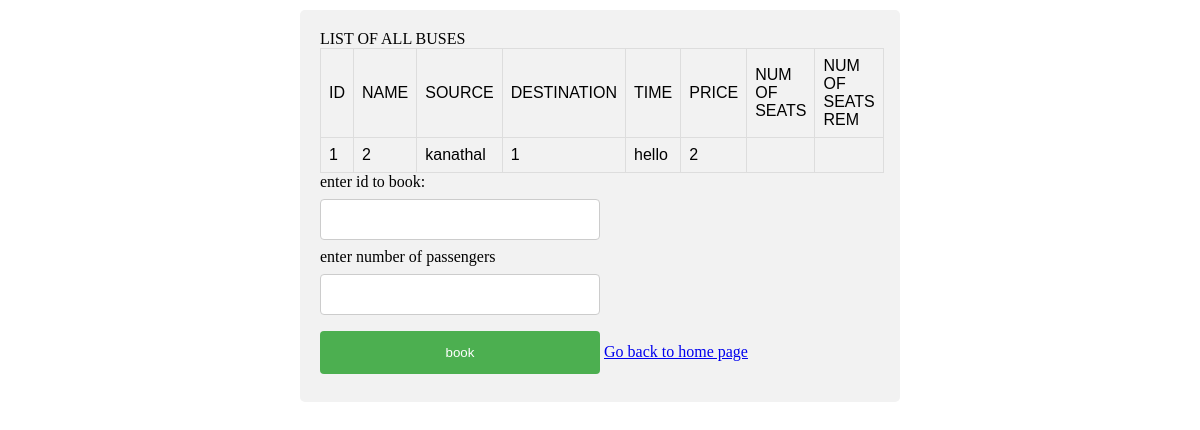
Page /userbookinglist.html (signed in) on the committed database.
### tables this page shows
CREATE TABLE "book" (
	`bookid`	INTEGER,
	`busid`	TEXT,
	`busname`	TEXT,
	`userid`	TEXT,
	`username`	TEXT,
	`nopass`	TEXT,
	PRIMARY KEY(`bookid`)
);

### app.py (the view)
@app.route('/userbookinglist.html')
def userbookinglist():
    username = session['username']
    pw = session['password']
    con = sql.connect("database.db")
    con.row_factory = sql.Row
    flag = 1  # to prevent find form from displaying
    cur = con.cursor()
    cur.execute("select * from user where name=(?) AND pass=(?)", (username, pw))
    row = cur.fetchone();
    userid = row[0]
    cur.execute("select * from book where userid=(?)", (userid,))
    rows = cur.fetchall();
    msg = "LIST OF ALL BUSES"
    return render_template("list.html", rows=rows, msg=msg, user=username, fl=flag)

### templates/list.html (shortened to what this page needs)
<!doctype html>
<html>
   <body>
<div>
<form method="POST" action="{{ url_for('booking') }}"
   <h3>{{msg}}</h3>
      <table border = 1 id="customers">
         <thead>
            <td>ID</td>
            <td>NAME</td>
            <td>SOURCE</td>
            <td>DESTINATION</td>
            <td>TIME</td>
            <td>PRICE</td>
<td>NUM OF SEATS</td>
<td>NUM OF SEATS REM</td>
         </thead>
         {% for row in rows %}
            <tr>
               <td>{{row[0]}}</td>
               <td>{{row[1]}}</td>
               <td> {{ row[2]}}</td>
               <td>{{row[3]}}</td>
	<td>{{row[4]}}</td>
	<td>{{row[5]}}</td>
<td>{{row[6]}}</td>
<td>{{row[7]}}</td>
            </tr>
         {% endfor %}
      </table>
{% if user!='admin'   %}
enter id to book: <br>
<input type="number" name="id" autocomplete="off">
<br>
enter number of passengers <br>
<input type="number" name="nop" autocomplete="off">
<br>
<input type="submit" value="book">
{% endif %}
{% if user!='admin'   %}
      <a href="/user">Go back to home page</a>
{% else %}
<a href="/user">Go back to home page</a>
{% endif %}
     </form>
</div>
   </body>
</html>

### templates/list.html (style rules this page uses)
body { margin: auto; width: 50%; padding: 10px; }
input { width: 50%; padding: 12px 20px; margin: 8px 0; display: inline-block; border: 1px solid #ccc; border-radius: 4px; box-sizing: border-box; }
input[type=submit] { width: 50%; background-color: #4CAF50; color: white; padding: 14px 20px; margin: 8px 0; border: none; border-radius: 4px; cursor: pointer; }
div { border-radius: 5px; background-color: #f2f2f2; padding: 20px; }
#customers { font-family: "Trebuchet MS", Arial, Helvetica, sans-serif; border-collapse: collapse; width: 100%; }
#customers td, #customers th { border: 1px solid #ddd; padding: 8px; }

### rows in the picture
book: bookid "1", busid "2", busname "kanathal", userid "1", username "hello", nopass "2"

### other values in the picture
{{ msg }} "LIST OF ALL BUSES"
